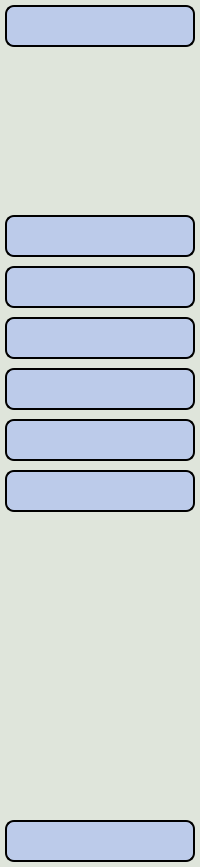
        <widget class="QWidget" name="menu" native="true">
         <property name="minimumSize">
          <size>
           <width>50</width>
           <height>0</height>
          </size>
         </property>
         <property name="maximumSize">
          <size>
           <width>200</width>
           <height>16777215</height>
          </size>
         </property>
         <property name="styleSheet">
          <string notr="true">background-color:rgb(223,229,219);
border-radius: 9px;
</string>
         </property>
         <layout class="QVBoxLayout" name="verticalLayout_11">
          <property name="spacing">
           <number>0</number>
          </property>
          <property name="leftMargin">
           <number>1</number>
          </property>
          <property name="topMargin">
           <number>1</number>
          </property>
          <property name="rightMargin">
           <number>1</number>
          </property>
          <property name="bottomMargin">
           <number>1</number>
          </property>
          <item>
           <widget class="QPushButton" name="menu_btn">
            <property name="sizePolicy">
             <sizepolicy hsizetype="Minimum" vsizetype="Fixed">
              <horstretch>0</horstretch>
              <verstretch>0</verstretch>
             </sizepolicy>
            </property>
            <property name="minimumSize">
             <size>
              <width>0</width>
              <height>50</height>
             </size>
            </property>
            <property name="font">
             <font>
              <family>Cascadia Code</family>
              <pointsize>12</pointsize>
             </font>
            </property>
            <property name="layoutDirection">
             <enum>Qt::LeftToRight</enum>
            </property>
            <property name="styleSheet">
             <string notr="true">margin: 4px 4px 4px 4px;
background-color:rgb(188,203,234);
border-radius:9px;
border: 2px solid #000;
font-size: 12pt;
</string>
            </property>
            <property name="text">
             <string/>
            </property>
            <property name="icon">
             <iconset resource="../resources/resources.qrc">
              <normaloff>:/icon-dark/icon-dark/menu.svg</normaloff>:/icon-dark/icon-dark/menu.svg</iconset>
            </property>
            <property name="iconSize">
             <size>
              <width>25</width>
              <height>25</height>
             </size>
            </property>
            <property name="autoRepeatDelay">
             <number>300</number>
            </property>
            <property name="autoRepeatInterval">
             <number>100</number>
            </property>
           </widget>
          </item>
          <item>
           <spacer name="verticalSpacer">
            <property name="orientation">
             <enum>Qt::Vertical</enum>
            </property>
            <property name="sizeType">
             <enum>QSizePolicy::Fixed</enum>
            </property>
            <property name="sizeHint" stdset="0">
             <size>
              <width>20</width>
              <height>160</height>
             </size>
            </property>
           </spacer>
          </item>
          <item>
           <widget class="QWidget" name="remote_controllers" native="true">
            <property name="minimumSize">
             <size>
              <width>0</width>
              <height>300</height>
             </size>
            </property>
            <property name="maximumSize">
             <size>
              <width>16777215</width>
              <height>305</height>
             </size>
            </property>
            <layout class="QVBoxLayout" name="verticalLayout">
             <property name="spacing">
              <number>1</number>
             </property>
             <property name="leftMargin">
              <number>0</number>
             </property>
             <property name="topMargin">
              <number>0</number>
             </property>
             <property name="rightMargin">
              <number>0</number>
             </property>
             <property name="bottomMargin">
              <number>0</number>
             </property>
             <item>
              <widget class="QPushButton" name="admins_btn">
               <property name="minimumSize">
                <size>
                 <width>0</width>
                 <height>50</height>
                </size>
               </property>
               <property name="font">
                <font>
                 <family>Cascadia Code</family>
                 <pointsize>10</pointsize>
                </font>
               </property>
               <property name="styleSheet">
                <string notr="true">margin: 4px 4px 4px 4px;
background-color:rgb(188,203,234);
border-radius:9px;
border: 2px solid #000;
font-size: 10pt;
</string>
               </property>
               <property name="text">
                <string/>
               </property>
               <property name="icon">
                <iconset resource="../resources/resources.qrc">
                 <normaloff>:/icon-dark/icon-dark/award.svg</normaloff>:/icon-dark/icon-dark/award.svg</iconset>
               </property>
               <property name="iconSize">
                <size>
                 <width>25</width>
                 <height>25</height>
                </size>
               </property>
              </widget>
             </item>
             <item>
              <widget class="QPushButton" name="teachers_btn">
               <property name="minimumSize">
                <size>
                 <width>0</width>
                 <height>50</height>
                </size>
               </property>
               <property name="font">
                <font>
                 <family>Cascadia Code</family>
                 <pointsize>10</pointsize>
                </font>
               </property>
               <property name="styleSheet">
                <string notr="true">margin: 4px 4px 4px 4px;
background-color:rgb(188,203,234);
border-radius:9px;
border: 2px solid #000;
font-size: 10pt;
</string>
               </property>
               <property name="text">
                <string/>
               </property>
               <property name="icon">
                <iconset resource="../resources/resources.qrc">
                 <normaloff>:/icon-dark/icon-dark/user.svg</normaloff>:/icon-dark/icon-dark/user.svg</iconset>
               </property>
               <property name="iconSize">
                <size>
                 <width>25</width>
                 <height>25</height>
                </size>
               </property>
              </widget>
             </item>
             <item>
              <widget class="QPushButton" name="students_btn">
               <property name="minimumSize">
                <size>
                 <width>0</width>
                 <height>50</height>
                </size>
               </property>
               <property name="font">
                <font>
                 <family>Cascadia Code</family>
                 <pointsize>10</pointsize>
                </font>
               </property>
               <property name="styleSheet">
                <string notr="true">margin: 4px 4px 4px 4px;
background-color:rgb(188,203,234);
border-radius:9px;
border: 2px solid #000;
font-size: 10pt;
</string>
               </property>
               <property name="text">
                <string/>
               </property>
               <property name="icon">
                <iconset resource="../resources/resources.qrc">
                 <normaloff>:/icon-dark/icon-dark/users.svg</normaloff>:/icon-dark/icon-dark/users.svg</iconset>
               </property>
               <property name="iconSize">
                <size>
                 <width>25</width>
                 <height>25</height>
                </size>
               </property>
              </widget>
             </item>
             <item>
              <widget class="QPushButton" name="rooms_btn">
               <property name="minimumSize">
                <size>
                 <width>0</width>
                 <height>50</height>
                </size>
               </property>
               <property name="font">
                <font>
                 <family>Cascadia Code</family>
                 <pointsize>10</pointsize>
                </font>
               </property>
               <property name="styleSheet">
                <string notr="true">margin: 4px 4px 4px 4px;
background-color:rgb(188,203,234);
border-radius:9px;
border: 2px solid #000;
font-size: 10pt;
</string>
               </property>
               <property name="text">
                <string/>
               </property>
               <property name="icon">
                <iconset resource="../resources/resources.qrc">
                 <normaloff>:/icon-dark/icon-dark/folder.svg</normaloff>:/icon-dark/icon-dark/folder.svg</iconset>
               </property>
               <property name="iconSize">
                <size>
                 <width>25</width>
                 <height>25</height>
                </size>
               </property>
              </widget>
             </item>
             <item>
              <widget class="QPushButton" name="reports_btn">
               <property name="minimumSize">
                <size>
                 <width>0</width>
                 <height>50</height>
                </size>
               </property>
               <property name="font">
                <font>
                 <family>Cascadia Code</family>
                 <pointsize>10</pointsize>
                </font>
               </property>
               <property name="styleSheet">
                <string notr="true">margin: 4px 4px 4px 4px;
background-color:rgb(188,203,234);
border-radius:9px;
border: 2px solid #000;
font-size: 10pt;
</string>
               </property>
               <property name="text">
                <string/>
               </property>
               <property name="icon">
                <iconset resource="../resources/resources.qrc">
                 <normaloff>:/icon-dark/icon-dark/message-square.svg</normaloff>:/icon-dark/icon-dark/message-square.svg</iconset>
               </property>
               <property name="iconSize">
                <size>
                 <width>25</width>
                 <height>25</height>
                </size>
               </property>
              </widget>
             </item>
             <item>
              <widget class="QPushButton" name="reports_list_btn">
               <property name="minimumSize">
                <size>
                 <width>0</width>
                 <height>50</height>
                </size>
               </property>
               <property name="font">
                <font>
                 <family>Cascadia Code</family>
                 <pointsize>10</pointsize>
                </font>
               </property>
               <property name="styleSheet">
                <string notr="true">margin: 4px 4px 4px 4px;
background-color:rgb(188,203,234);
border-radius:9px;
border: 2px solid #000;
font-size: 10pt;
</string>
               </property>
               <property name="text">
                <string/>
               </property>
               <property name="icon">
                <iconset resource="../resources/resources.qrc">
                 <normaloff>:/icon-dark/icon-dark/file-text.svg</normaloff>:/icon-dark/icon-dark/file-text.svg</iconset>
               </property>
               <property name="iconSize">
                <size>
                 <width>25</width>
                 <height>25</height>
                </size>
               </property>
              </widget>
             </item>
            </layout>
           </widget>
          </item>
          <item>
           <spacer name="verticalSpacer_2">
            <property name="orientation">
             <enum>Qt::Vertical</enum>
            </property>
            <property name="sizeType">
             <enum>QSizePolicy::Preferred</enum>
            </property>
            <property name="sizeHint" stdset="0">
             <size>
              <width>20</width>
              <height>300</height>
             </size>
            </property>
           </spacer>
          </item>
          <item>
           <widget class="QPushButton" name="logout_btn">
            <property name="minimumSize">
             <size>
              <width>0</width>
              <height>50</height>
             </size>
            </property>
            <property name="font">
             <font>
              <family>Cascadia Code</family>
              <pointsize>12</pointsize>
             </font>
            </property>
            <property name="styleSheet">
             <string notr="true">margin: 4px 4px 4px 4px;
background-color:rgb(188,203,234);
border-radius:9px;
border: 2px solid #000;
font-size: 12pt;
</string>
            </property>
            <property name="text">
             <string/>
            </property>
            <property name="icon">
             <iconset resource="../resources/resources.qrc">
              <normaloff>:/icon-dark/icon-dark/log-out.svg</normaloff>:/icon-dark/icon-dark/log-out.svg</iconset>
            </property>
            <property name="iconSize">
             <size>
              <width>25</width>
              <height>25</height>
             </size>
            </property>
           </widget>
          </item>
         </layout>
        </widget>
